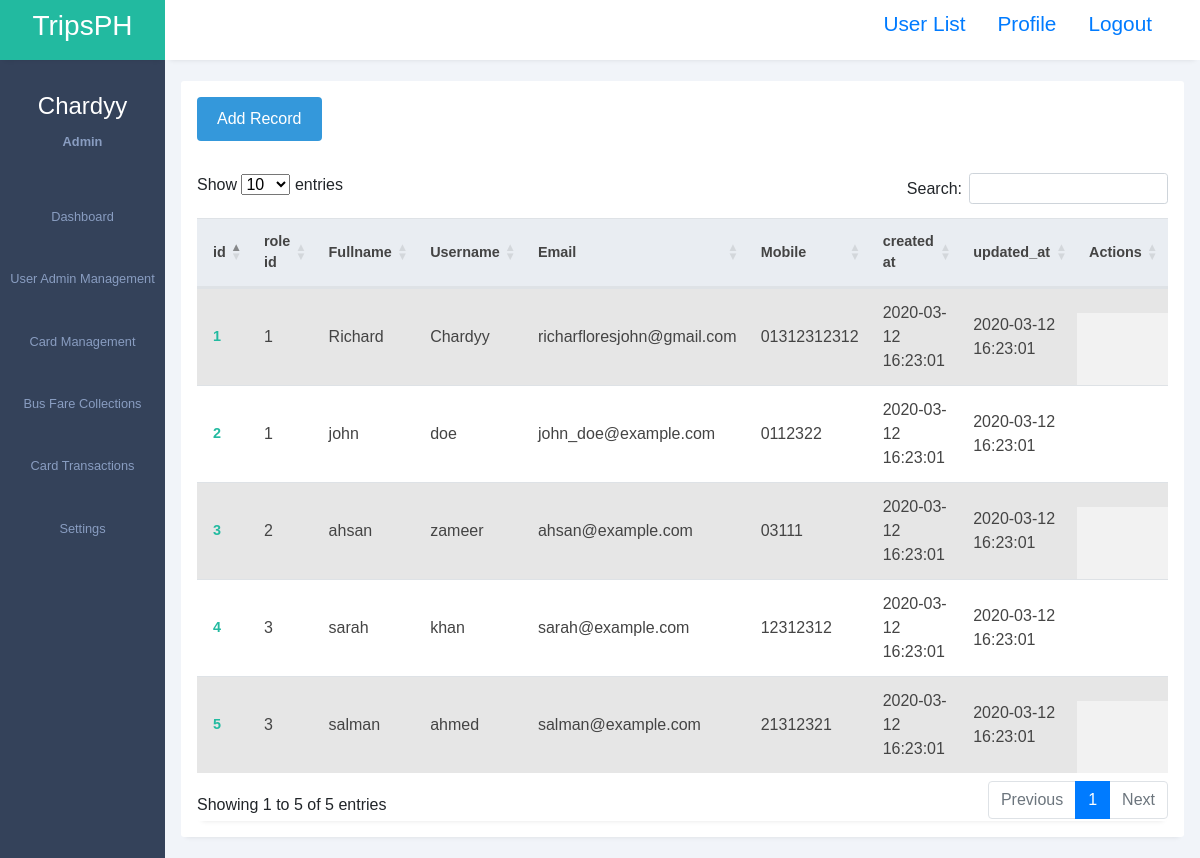
Screenshot of /admin/busfarecollection/bus_fare_collection.php (signed in) with the database file from the repository.
### tables this page shows
CREATE TABLE `tbl_users` (
  `id` int(11) NOT NULL AUTO_INCREMENT,
  `user_role_id` int(11) DEFAULT NULL,
  `full_name` varchar(255) DEFAULT NULL,
  `username` varchar(50) NOT NULL,
  `email` varchar(255) DEFAULT NULL,
  `mobile` varchar(25) DEFAULT NULL,
  `password` varchar(255) NOT NULL,
  `created_at` datetime DEFAULT current_timestamp(),
  `updated_at` timestamp NOT NULL DEFAULT current_timestamp(),
  PRIMARY KEY (`id`)
);

### admin/busfarecollection/bus_fare_collection.php (the view, shortened to what this page needs)
<?php
require_once('../../admin/config.php');
?>
<!DOCTYPE html>
<html lang="en">
<head>
    <head>
        <link rel="stylesheet" href="../assets/styles1.css">
        <link rel="stylesheet" href="https://maxst.icons8.com/vue-static/landings/line-awesome/line-awesome/1.3.0/css/line-awesome.min.css">
        <link rel="stylesheet" href="../assets/bootstrap.min.css">
        <link href="https://use.fontawesome.com/releases/v5.0.4/css/all.css" rel="stylesheet">
        <link rel="stylesheet" href="https://cdn.datatables.net/1.13.4/css/dataTables.bootstrap5.min.css" />
    </head>
<body>
    <div class="sidebar">
        <div class="side-header">
            <h3>T<span>ripsPH</span></h3>
        </div>
        <div class="side-content">
            <div class="profile">
                <h4>
                    <?php
                    if (isset($_SESSION['username'])) {
                        echo $_SESSION['username'];
                    } else {
                        echo 'Default Name';
                    }
                    ?>
                </h4>
                <small>Admin</small>
            </div>
            <div class="side-menu">
                <ul>
                    <li>
                        <a href="../dashboard.php">
                            <small>Dashboard</small>
                        </a>
                    </li>
                    <li>
                        <a href="user_management.php">
                            <small>User Admin Management</small>
                        </a>
                    </li>
                    <li>
                        <a href="../admin/cardmanagement/card_management.php">
                            <small>Card Management</small>
                        </a>
                    </li>
                    <li>
                        <a href="../admin/busfarecollection/bus_fare_collection.php">
                            <small>Bus Fare Collections</small>
                        </a>
                    </li>
                    <li>
                        <a href="../cardtransactions/card_transactions.php">
                            <small>Card Transactions</small>
                        </a>
                    </li>
                    <li>
                        <a href="../setting/settings.php">
                            <small>Settings</small>
                        </a>
                    </li>
                </ul>
            </div>
        </div>
    </div>
    <div class="main-content">
        <header>
            <div class="header-content">
                <div class="header-menu">
                    <?php if ($_SESSION['user_role_id'] == 1) { ?>
                        <label for="">
                            <a href="/adminuser.php"><span>User List</span></a>
                        </label>
                    <?php } ?>
                    <label for="">
                        <a href="../adminuser/adminuser.php"><span>Profile</span></a>
                    </label>
                    <label for="">
                        <a href="../logout.php"><span>Logout</span></a>
                    </label>
                </div>
        </header>
        <main>
            <div class="page-content">
                <div class="records table-responsive">
                    <div class="record-header">
                        <div class="add">
                            <a href="add-record.php" class="button">Add Record</a>
                        </div>
                    </div>
                    <div>
                        <div class="record-header">
                            <div class="records table-responsive">
                                <table id="example" class="table table-striped" style="width: 100%">
                                    <thead>
                                        <tr>
                                            <th style="vertical-align: middle;">id</th>
                                            <th style="vertical-align: middle;">role id</th>
                                            <th style="vertical-align: middle;">Fullname</th>
                                            <th style="vertical-align: middle;">Username</th>
                                            <th style="vertical-align: middle;">Email</th>
                                            <th style="vertical-align: middle;">Mobile</th>
                                            <th style="vertical-align: middle;">created at</th>
                                            <th style="vertical-align: middle;">updated_at</th>
                                            <th style="vertical-align: middle;">Actions</th>
                                        </tr>
                                    </thead>
                                    <tbody>
                                        <?php
                                        $sql = "SELECT * FROM `tbl_users`";
                                        $result = mysqli_query($link, $sql);
                                        while ($row = mysqli_fetch_assoc($result)) {
                                        ?>
                                            <tr>
                                                <td style="vertical-align: middle;"><?php echo $row["id"] ?></td>
                                                <td style="vertical-align: middle;"><?php echo $row["user_role_id"] ?></td>
                                                <td style="vertical-align: middle;"><?php echo $row["full_name"] ?></td>
                                                <td style="vertical-align: middle;"><?php echo $row["username"] ?></td>
                                                <td style="vertical-align: middle;"><?php echo $row["email"] ?></td>
                                                <td style="vertical-align: middle;"><?php echo $row["mobile"] ?></td>
                                                <td style="vertical-align: middle;"><?php echo $row["created_at"] ?></td>
                                                <td style="vertical-align: middle;"><?php echo $row["updated_at"] ?></td>
                                                <td class="actions" style="vertical-align: middle;">
                                                </td>
                                            </tr>
                                        <?php
                                        }
                                        ?>
                                    </tbody>
                                </table>
</body>
</html>

### admin/assets/styles1.css (style rules this page uses)
:root { --main-color: #22baa0; --color-dark: #34425a; --text-grey: #b0b0b0; }
* { margin: 0; padding: 0; text-decoration: none; list-style-type: none; box-sizing: border-box; font-family: "Merriweather", sans-serif; }
.sidebar { position: fixed; height: 100%; width: 165px; left: 0; bottom: 0; top: 0; z-index: 100; background: var(--color-dark); transition: left 300ms; }
.side-header { box-shadow: 0px 5px 5px -5px rgb(0 0 0 /10%); background: var(--main-color); height: 60px; display: flex; justify-content: center; align-items: center; }
.side-header h3, side-head span { color: #fff; font-weight: 400; }
.side-content { height: calc(100vh - 60px); overflow: auto; }
.profile { text-align: center; padding: 2rem 0rem; }
.profile h4 { color: #fff; font-weight: 500; }
.profile small { color: #899dc1; font-weight: 600; }
.sidebar { overflow-y: auto; }
.side-menu ul { text-align: center; }
.side-menu a { display: block; padding: 1.2rem 0rem; }
.side-menu a span, .side-menu a small { color: #899dc1; }
.main-content { margin-left: 165px; width: calc(100% - 165px); transition: margin-left 300ms; }
header { position: fixed; right: 0; top: 0; left: 165px; z-index: 100; height: 60px; box-shadow: 0px 5px 5px -5px rgb(0 0 0 /10%); background: #fff; transition: left 300ms; }
.header-content, .header-menu { display: flex; align-items: center; }
.header-content { justify-content: space-between; padding: 0rem 1rem; }
.header-content label:first-child span { font-size: 1.3rem; }
.header-content label { cursor: pointer; }
.header-menu { justify-content: flex-end; padding-top: 0.5rem; }
.header-menu label, .header-menu .notify-icon { margin-right: 2rem; position: relative; }
.header-menu label span, .notify-icon span:first-child { font-size: 1.3rem; }
main { margin-top: 60px; }
.page-content { padding: 1.3rem 1rem; background: #f1f4f9; }
.records { box-shadow: 0px 5px 5px -5px rgb(0 0 0 / 10%); background: #fff; border-radius: 3px; }
.record-header { padding: 1rem; display: flex; justify-content: space-between; align-items: center; }
.add, .browse { display: flex; align-items: center; }
.button { display: inline-block; padding: 10px 20px; background-color: #3498db; color: #fff; text-decoration: none; border-radius: 4px; transition: background-color 0.3s ease; }
.table-responsive { width: 100%; overflow: auto; }
table { border-collapse: collapse; }
table thead tr { background: #e9edf2; }
table thead th { padding: 1rem 0rem; text-align: left; color: #444; font-size: 0.9rem; }
table thead th:first-child { padding-left: 1rem; }
table tbody td { padding: 1rem 0rem; color: #444; }
table tbody td:first-child { padding-left: 1rem; color: var(--main-color); font-weight: 600; font-size: 0.9rem; }
table tbody tr { border-bottom: 1px solid #dee2e8; }
.actions { display: flex; align-items: center; }

### rows the page displays
tbl_users: id "1", user_role "1", full_name "Richard", username "Chardyy", email "richarfloresjohn@gmail.com", mobile "01312312312", created_at "2020-03-12 16:23:01", updated_at "2020-03-12 16:23:01"
tbl_users: id "2", user_role "1", full_name "john", username "doe", email "john_doe@example.com", mobile "0112322", created_at "2020-03-12 16:23:01", updated_at "2020-03-12 16:23:01"
tbl_users: id "3", user_role "2", full_name "ahsan", username "zameer", email "ahsan@example.com", mobile "03111", created_at "2020-03-12 16:23:01", updated_at "2020-03-12 16:23:01"
tbl_users: id "4", user_role "3", full_name "sarah", username "khan", email "sarah@example.com", mobile "12312312", created_at "2020-03-12 16:23:01", updated_at "2020-03-12 16:23:01"
tbl_users: id "5", user_role "3", full_name "salman", username "ahmed", email "salman@example.com", mobile "21312321", created_at "2020-03-12 16:23:01", updated_at "2020-03-12 16:23:01"

### other values shown
$_SESSION['username'] "Chardyy"
